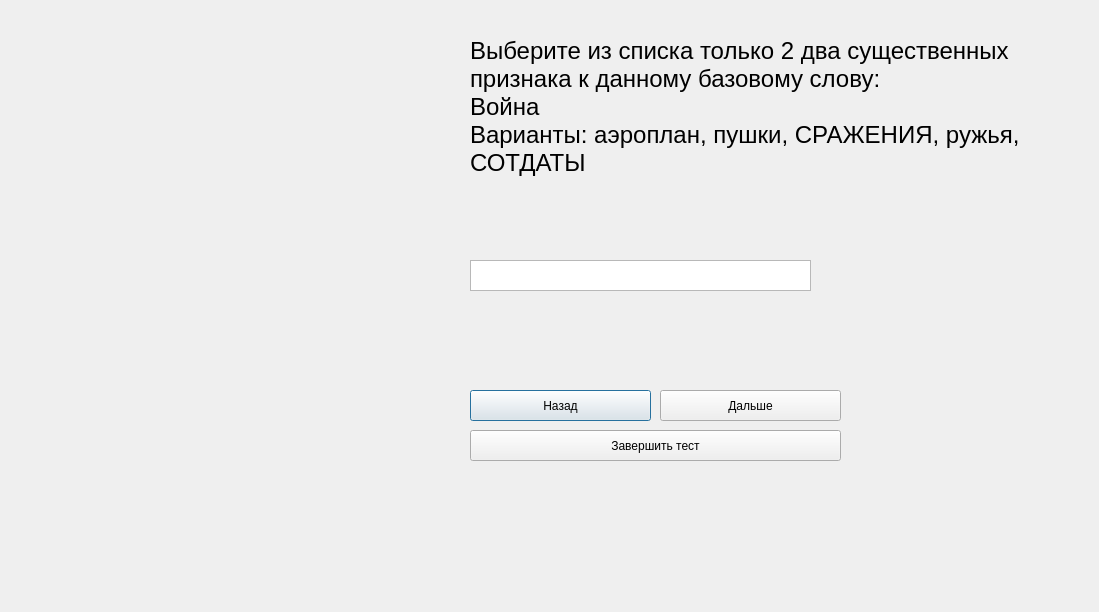
<?xml version="1.0" encoding="UTF-8"?>
<ui version="4.0">
 <class>testform17</class>
 <widget class="QDialog" name="testform17">
  <property name="geometry">
   <rect>
    <x>0</x>
    <y>0</y>
    <width>1099</width>
    <height>612</height>
   </rect>
  </property>
  <property name="windowTitle">
   <string>Dialog</string>
  </property>
  <widget class="QPushButton" name="back_pushButton">
   <property name="geometry">
    <rect>
     <x>470</x>
     <y>390</y>
     <width>181</width>
     <height>31</height>
    </rect>
   </property>
   <property name="text">
    <string>Назад</string>
   </property>
  </widget>
  <widget class="QTextEdit" name="textEdit">
   <property name="geometry">
    <rect>
     <x>470</x>
     <y>260</y>
     <width>341</width>
     <height>31</height>
    </rect>
   </property>
  </widget>
  <widget class="QLabel" name="question">
   <property name="geometry">
    <rect>
     <x>470</x>
     <y>30</y>
     <width>551</width>
     <height>181</height>
    </rect>
   </property>
   <property name="sizePolicy">
    <sizepolicy hsizetype="Preferred" vsizetype="Preferred">
     <horstretch>0</horstretch>
     <verstretch>0</verstretch>
    </sizepolicy>
   </property>
   <property name="font">
    <font>
     <pointsize>18</pointsize>
    </font>
   </property>
   <property name="mouseTracking">
    <bool>true</bool>
   </property>
   <property name="tabletTracking">
    <bool>false</bool>
   </property>
   <property name="focusPolicy">
    <enum>Qt::NoFocus</enum>
   </property>
   <property name="contextMenuPolicy">
    <enum>Qt::PreventContextMenu</enum>
   </property>
   <property name="autoFillBackground">
    <bool>false</bool>
   </property>
   <property name="midLineWidth">
    <number>-2</number>
   </property>
   <property name="text">
    <string>Выберите из списка только 2 два существенных признака к данному базовому слову:
Война
Варианты: аэроплан, пушки, СРАЖЕНИЯ, ружья, СОТДАТЫ
</string>
   </property>
   <property name="textFormat">
    <enum>Qt::AutoText</enum>
   </property>
   <property name="scaledContents">
    <bool>false</bool>
   </property>
   <property name="wordWrap">
    <bool>true</bool>
   </property>
   <property name="openExternalLinks">
    <bool>false</bool>
   </property>
  </widget>
  <widget class="QPushButton" name="finish_pushButton">
   <property name="geometry">
    <rect>
     <x>470</x>
     <y>430</y>
     <width>371</width>
     <height>31</height>
    </rect>
   </property>
   <property name="text">
    <string>Завершить тест</string>
   </property>
  </widget>
  <widget class="QLabel" name="image">
   <property name="geometry">
    <rect>
     <x>20</x>
     <y>40</y>
     <width>411</width>
     <height>331</height>
    </rect>
   </property>
   <property name="text">
    <string/>
   </property>
  </widget>
  <widget class="QPushButton" name="next_pushButton_2">
   <property name="geometry">
    <rect>
     <x>660</x>
     <y>390</y>
     <width>181</width>
     <height>31</height>
    </rect>
   </property>
   <property name="text">
    <string>Дальше</string>
   </property>
  </widget>
 </widget>
 <resources/>
 <connections/>
</ui>
